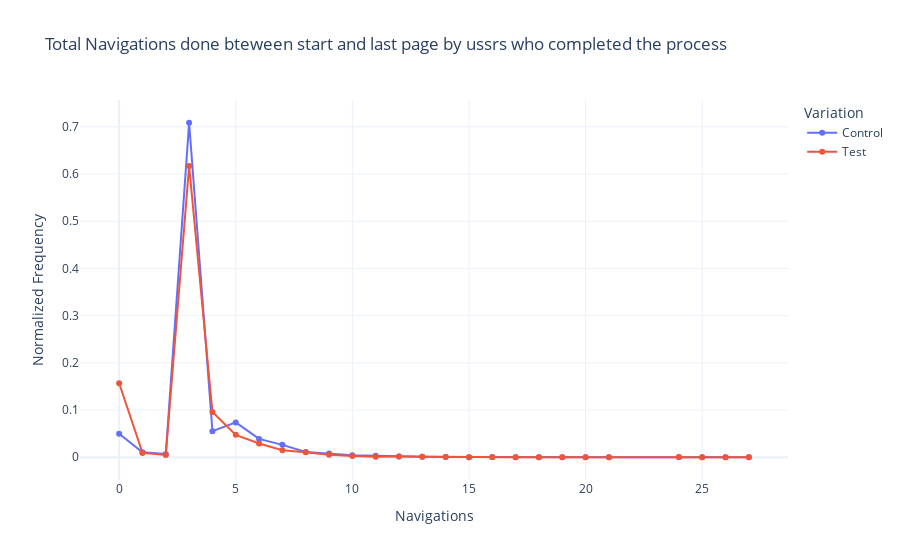

Notebook source saved alongside this figure:
### Code cell
filtered_df = df_final[(df_final['navigations_bt_start_last'] <= 30) & (df_final['completion'] == 1)]

# Calculate the frequency of 'navigations_bt_start_last' for each variation
freq = filtered_df.groupby('Variation')['navigations_bt_start_last'].value_counts().unstack().fillna(0)

# Normalize the frequencies
norm_freq = freq.div(freq.sum(axis=1), axis=0)

# Reset index for plotting
norm_freq = norm_freq.reset_index()

# Melt DataFrame for easier plotting
norm_freq_melted = norm_freq.melt(id_vars='Variation', var_name='Navigations', value_name='Normalized Frequency')
fig = go.Figure()

# Add traces for each variation
for variation in norm_freq_melted['Variation'].unique():
    df_variation = norm_freq_melted[norm_freq_melted['Variation'] == variation]
    fig.add_trace(go.Scatter(
        x=df_variation['Navigations'],
        y=df_variation['Normalized Frequency'],
        mode='lines+markers',
        name=variation
    ))

# Update layout
fig.update_layout(
    title='Total Navigations done bteween start and last page by ussrs who completed the process',
    xaxis_title='Navigations',
    yaxis_title='Normalized Frequency',
    legend_title='Variation',
    template='plotly_white'
)

# Show plot
fig.show()

### Figure 1 — Plotly figure (JSON) as saved in the notebook; plotly's stock layout.template omitted (floating-point values rounded to 4 significant figures)
{"data": [{"mode": "lines+markers", "name": "Control", "type": "scatter", "x": [0, 1, 2, 3, 4, 5, 6, 7, 8, 9, 10, 11, 12, 13, 14, 15, 16, 17, 18, 19, 20, 21, 24, 25, 26, 27], "y": [0.04963, 0.01076, 0.006718, 0.7086, 0.05524, 0.07383, 0.03881, 0.02628, 0.01109, 0.007957, 0.004044, 0.002935, 0.001565, 0.0008478, 0.0004565, 0.0002609, 0.0003913, 0.0001304, 0, 6.522e-05, 6.522e-05, 0, 0.0001304, 6.522e-05, 0, 0.0001304]}, {"mode": "lines+markers", "name": "Test", "type": "scatter", "x": [0, 1, 2, 3, 4, 5, 6, 7, 8, 9, 10, 11, 12, 13, 14, 15, 16, 17, 18, 19, 20, 21, 24, 25, 26, 27], "y": [0.1569, 0.009145, 0.004993, 0.6172, 0.09584, 0.04741, 0.02907, 0.01465, 0.01078, 0.005506, 0.002893, 0.00126, 0.001353, 0.0008865, 0.0006532, 0.00014, 0.0001866, 0.0001866, 0.00014, 0.0001866, 9.332e-05, 0.0001866, 0.0003266, 4.666e-05, 4.666e-05, 0]}], "layout": {"legend": {"title": {"text": "Variation"}}, "title": {"text": "Total Navigations done bteween start and last page by ussrs who completed the process"}, "xaxis": {"title": {"text": "Navigations"}}, "yaxis": {"title": {"text": "Normalized Frequency"}}}}
